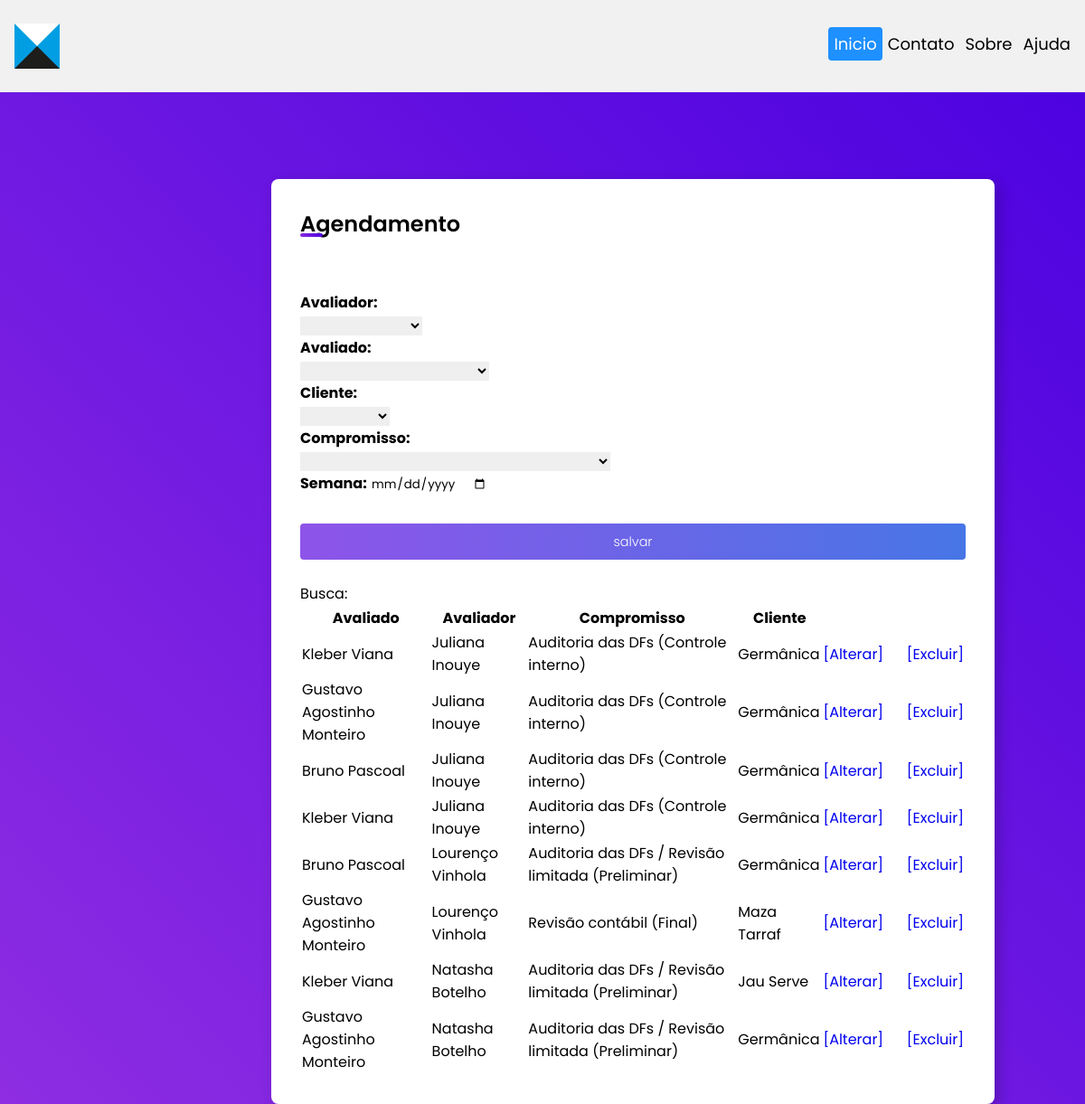
/crudAgendamentos.php, run on the app's committed database.
### tables this page shows
CREATE TABLE `agendamentos` (
  `idAgendamento` int NOT NULL,
  `idAvaliadorFK` int NOT NULL,
  `idAvaliadoFK` int NOT NULL,
  `idClienteFK` int NOT NULL,
  `idCompromissoFK` int NOT NULL,
  `semana` varchar(300) NOT NULL
);

CREATE TABLE `avaliados` (
  `idAvaliado` int NOT NULL,
  `avaliado` varchar(200) NOT NULL,
  `idCargoFK` int NOT NULL,
  `crc` int NOT NULL,
  `certificacao` varchar(300) NOT NULL
);

CREATE TABLE `avaliadores` (
  `idAvaliador` int NOT NULL,
  `avaliador` varchar(200) NOT NULL,
  `idCargoFK` int NOT NULL
);

CREATE TABLE `compromissos` (
  `idCompromisso` int NOT NULL,
  `compromisso` varchar(300) NOT NULL
);

CREATE TABLE `clientes` (
  `idCliente` int NOT NULL,
  `cliente` varchar(200) NOT NULL,
  `idAvaliadorFK` int NOT NULL
);

### controllers/controllerAgendamentos.php (called while the page is built, shortened)
<?php
if ($_SERVER['REQUEST_METHOD'] == 'POST') {
    $idAgendamento = (isset($_POST["idAgendamento"]) && $_POST["idAgendamento"] != null) ? $_POST["idAgendamento"] : "";
    $idAvaliadorFK = (isset($_POST["idAvaliadorFK"]) && $_POST["idAvaliadorFK"] != null) ? $_POST["idAvaliadorFK"] : "";
    $idAvaliadoFK = (isset($_POST["idAvaliadoFK"]) && $_POST["idAvaliadoFK"] != null) ? $_POST["idAvaliadoFK"] : "";
    $idCompromissoFK = (isset($_POST["idCompromissoFK"]) && $_POST["idCompromissoFK"] != null) ? $_POST["idCompromissoFK"] : "";
    $idClienteFK = (isset($_POST["idClienteFK"]) && $_POST["idClienteFK"] != null) ? $_POST["idClienteFK"] : "";
    $semana = (isset($_POST["semana"]) && $_POST["semana"] != null) ? $_POST["semana"] : "";
} else if (!isset($idAgendamento)) {
    $semana= NULL;
}
?>

### crudAgendamentos.php (the view, shortened to what this page needs)
<?php
include 'controllers/controllerAgendamentos.php';
include 'controllers/conexao.php';
?>
<!DOCTYPE html>
<html lang="pt-br">
  <head>
    <link rel="stylesheet" href="assets\styles\style_form.css" />
  </head>
  <body>
    <div class="header">
      <a href="#default"><img src="./assets/img/img_logo.jfif" alt="logo" /></a>
      <div class="header-right">
          <a class="active" href="#home">Inicio</a>
          <a href="#contact">Contato</a>
          <a href="#about">Sobre</a>
          <a href="#help">Ajuda</a>
      </div>
    </div>
    <main class="container">
      <h2>Agendamento</h2>
      <form action="?act=save" method="POST" name="form1"  >
                    <br>
                    <?PHP
                        $conexao->exec('SET CHARACTER SET utf8');
                        $pegaAvaliador = $conexao->prepare("SELECT DISTINCT * FROM avaliadores ORDER BY avaliador");
                        $pegaAvaliador->execute();
                            $fetchAll = $pegaAvaliador->fetchAll();
                    ?>
                        <b>Avaliador:</b> <br>
                        <select name="idAvaliadorFK" class="form-control">
                            <?php
                                $temp=1;
                                foreach ($fetchAll as $avaliadores) : ?>
                                <?php if($temp == 1){
                                    echo '<option>  </option>';
                                    $temp =0;
                                    } ?>
                                <option value="<?php echo $avaliadores['idAvaliador']; ?>"
                                ><?php echo $avaliadores['avaliador']; ?></option>
                            <?php endforeach; ?>
                        </select>
                    <br>
                    <?PHP
                        $conexao->exec('SET CHARACTER SET utf8');
                        $pegaAvaliado = $conexao->prepare("SELECT DISTINCT * FROM avaliados ORDER BY avaliado");
                        $pegaAvaliado->execute();
                            $fetchAll = $pegaAvaliado->fetchAll();
                    ?>
                        <b>Avaliado:</b> <br>
                        <select name="idAvaliadoFK" class="form-control">
                            <?php
                                $temp=1;
                                foreach ($fetchAll as $avaliados) : ?>
                                <?php if($temp == 1){
                                    echo '<option>  </option>';
                                    $temp =0;
                                    } ?>
                                <option value="<?php echo $avaliados['idAvaliado']; ?>"
                                ><?php echo $avaliados['avaliado']; ?></option>
                            <?php endforeach; ?>
                        </select>
                    <br>
                    <?PHP
                        $conexao->exec('SET CHARACTER SET utf8');
                        $pegaCliente = $conexao->prepare("SELECT DISTINCT * FROM clientes ORDER BY cliente");
                        $pegaCliente->execute();
                            $fetchAll = $pegaCliente->fetchAll();
                    ?>
                        <b>Cliente:</b> <br>
                        <select name="idClienteFK" class="form-control">
                            <?php
                                $temp=1;
                                foreach ($fetchAll as $clientes) : ?>
                                <?php if($temp == 1){
                                    echo '<option>  </option>';
                                    $temp =0;
                                    } ?>
                                <option value="<?php echo $clientes['idCliente']; ?>"
                                ><?php echo $clientes['cliente']; ?></option>
                            <?php endforeach; ?>
                        </select>
                    <br>
                    <?PHP
                        $conexao->exec('SET CHARACTER SET utf8');
                        $pegaCompromisso = $conexao->prepare("SELECT DISTINCT * FROM compromissos ORDER BY compromisso");
                        $pegaCompromisso->execute();
                            $fetchAll = $pegaCompromisso->fetchAll();
                    ?>
                        <b>Compromisso:</b> <br>
                        <select name="idCompromissoFK" class="form-control">
                            <?php
                                $temp=1;
                                foreach ($fetchAll as $compromissos) : ?>
                                <?php if($temp == 1){
                                    echo '<option>  </option>';
                                    $temp =0;
                                    } ?>
                                <option value="<?php echo $compromissos['idCompromisso']; ?>"
                                ><?php echo $compromissos['compromisso']; ?></option>
                            <?php endforeach; ?>
                        </select>
                    <br>
                    <b>Semana:</b>
                    <input type="date" name="semana" class="form-control" <?php
                    if (isset($semana) && $semana != null || $semana != "") {
                        echo "value=\"{$semana}\"";
                    }
                    ?> />
    <div>
        <input type="submit" value="salvar">
    </div>
    </form>
    <label for="filtroAgendamentos">Busca:</label>
    <input id="filtroAgendamentos" type="text">
    <table id="tabelaAgendamentos" class="table table-striped table-font-size">
        <thread>
            <tr class="table-secondary">
                <th>Avaliado</th>
                <th>Avaliador</th>
                <th>Compromisso</th>
                <th>Cliente</th>
            </tr>
        </thread>
        <tbody>
            <?php
               try {
                    $stmt = $conexao->prepare(
                    "SELECT * FROM agendamentos ag
                    INNER JOIN avaliados ao ON ag.idAvaliadoFK=ao.idAvaliado
                    INNER JOIN clientes cl ON ag.idClienteFK=cl.idCliente
                    INNER JOIN avaliadores ar ON ag.idAvaliadorFK=ar.idAvaliador
                    INNER JOIN compromissos cs ON ag.idCompromissoFK=cs.idCompromisso
                    ORDER BY ar.avaliador ASC" );
                    if ($stmt->execute()) {
                        while ($rs = $stmt->fetch(PDO::FETCH_OBJ)) {
                            echo "<tr>";
                            echo "<td>".$rs->avaliado."</td><td>".
                                        $rs->avaliador."</td><td>".
                                        $rs->compromisso."</td><td>".
                                        $rs->cliente."</td><td><center><a href=\"?act=upd&idAgendamento=".$rs->idAgendamento."\">[Alterar]</a>"
                                    ."&nbsp;&nbsp;&nbsp;&nbsp;&nbsp;&nbsp;"
                                    ."<a href=\"?act=del&idAgendamento=".$rs->idAgendamento."\">[Excluir]</a></center></td>";
                            echo "</tr>";
                        }
                    } else {
                        echo "Erro: Não foi possível recuperar os dados do banco de dados";
                    }
                } catch (PDOException $erro) {
                    echo "Erro: ".$erro->getMessage();
                }
            ?>
        </tbody>
    </table>
    </main>
  </body>
</html>

### assets/styles/style_form.css (style rules this page uses)
.header { overflow: hidden; background-color: #f1f1f1; padding: 20px 10px; }
.header a { float: left; color: black; text-align: center; padding: 6px; text-decoration: none; font-size: 18px; line-height: 25px; border-radius: 4px; }
.header img { float: left; width: 50px; height: 50px; background: #555; }
.header a.active { background-color: dodgerblue; color: white; }
.header-right { float: right; margin-top: 10px; }
* { margin: 0; border: 0; padding: 0; text-decoration: none; box-sizing: border-box; font-family: "Poppins", sans-serif; }
body { background: linear-gradient(45deg, #8e2de2, #4a00e0); background-repeat: no-repeat; min-height: 100vh; min-width: 100vw; align-items: center; justify-content: center; background-color: #4776E6; }
main.container { background: white; min-width: 100vh; min-height: 50vh; margin-top: 8%; margin-left: 25%; margin-right: 25%; padding: 2rem; box-shadow: 5px 5px 15px rgba(0, 0, 0, 0.2); border-radius: 8px; }
main h2 { font-weight: 600; margin-bottom: 2rem; position: relative; }
main h2::before { content: ''; position: absolute; height: 4px; width: 25px; bottom: 3px; left: 0; border-radius: 8px; background: linear-gradient(45deg, #8e2de2, #4a00e0); }
input[type="submit"] { margin-top: 2rem; padding: 0.6rem; width: 100%; background: linear-gradient(to left, #4776E6, #8e54e9); cursor: pointer; color: white; font-size: 0.9rem; font-weight: 300; border-radius: 4px; transition: all 0.3s ease; }

### data on the page
agendamentos: idAvaliadoFK.avaliado "Kleber Viana", idAvaliadorFK.avaliador "Juliana Inouye", idCompromissoFK.compromisso "Auditoria das DFs (Controle interno)", idClienteFK.cliente "Germânica"
agendamentos: idAvaliadoFK.avaliado "Gustavo Agostinho Monteiro", idAvaliadorFK.avaliador "Juliana Inouye", idCompromissoFK.compromisso "Auditoria das DFs (Controle interno)", idClienteFK.cliente "Germânica"
agendamentos: idAvaliadoFK.avaliado "Bruno Pascoal", idAvaliadorFK.avaliador "Juliana Inouye", idCompromissoFK.compromisso "Auditoria das DFs (Controle interno)", idClienteFK.cliente "Germânica"
agendamentos: idAvaliadoFK.avaliado "Kleber Viana", idAvaliadorFK.avaliador "Juliana Inouye", idCompromissoFK.compromisso "Auditoria das DFs (Controle interno)", idClienteFK.cliente "Germânica"
agendamentos: idAvaliadoFK.avaliado "Bruno Pascoal", idAvaliadorFK.avaliador "Lourenço Vinhola", idCompromissoFK.compromisso "Auditoria das DFs / Revisão limitada (Preliminar)", idClienteFK.cliente "Germânica"
agendamentos: idAvaliadoFK.avaliado "Gustavo Agostinho Monteiro", idAvaliadorFK.avaliador "Lourenço Vinhola", idCompromissoFK.compromisso "Revisão contábil (Final)", idClienteFK.cliente "Maza Tarraf"
agendamentos: idAvaliadoFK.avaliado "Kleber Viana", idAvaliadorFK.avaliador "Natasha Botelho", idCompromissoFK.compromisso "Auditoria das DFs / Revisão limitada (Preliminar)", idClienteFK.cliente "Jau Serve"
agendamentos: idAvaliadoFK.avaliado "Gustavo Agostinho Monteiro", idAvaliadorFK.avaliador "Natasha Botelho", idCompromissoFK.compromisso "Auditoria das DFs / Revisão limitada (Preliminar)", idClienteFK.cliente "Germânica"
